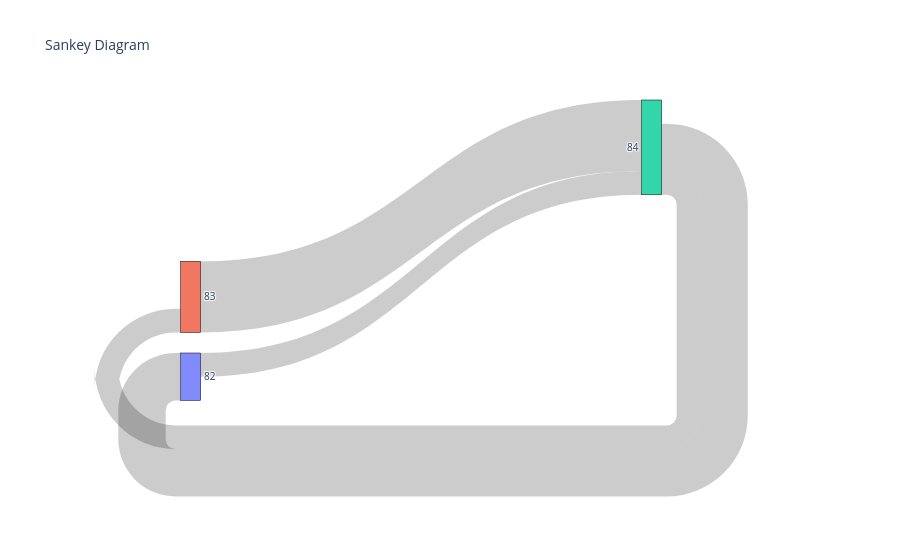

Source (notebook cell):
### Code cell
import plotly.graph_objects as go

# # Sample data (Source, Target, Value)
# df_data = {
#     'Source': [84, 82, 84, 83 ],
#     'Target': [82, 84, 83, 84],
#     'Value': data['time_between_detections']
# }


labels = list(set(sankey_df['Source']).union(set(sankey_df['Target']))) # [83, 84, 82]
labels.sort()
label_to_index = {label: index for index, label in enumerate(labels)}  # {'83': 0, '84': 1, '82': 2}

# Prepare the Sankey data
sankey_data = {
    'type': 'sankey',
    'node': {
        'pad': 15,
        'thickness': 20,
        'line': {'color': "black", 'width': 0.5},
        'label': labels
    },
    'link': {
        'source': [label_to_index[source] for source in sankey_df['Source']],
        'target': [label_to_index[target] for target in sankey_df['Target']],
        'value': sankey_df['Value']
    }
}

# Create the figure
fig = go.Figure(go.Sankey(sankey_data))
fig.update_layout(title_text="Sankey Diagram", font_size=10)
fig.show()

### Figure 1 — Plotly figure (JSON) as saved in the notebook; plotly's stock layout.template omitted (floating-point values rounded to 4 significant figures)
{"data": [{"link": {"source": [2, 0, 2, 1], "target": [0, 2, 1, 2], "value": [2, 1, 1, 3]}, "node": {"label": ["82", "83", "84"], "line": {"color": "black", "width": 0.5}, "pad": 15, "thickness": 20}, "type": "sankey"}], "layout": {"font": {"size": 10}, "title": {"text": "Sankey Diagram"}}}
